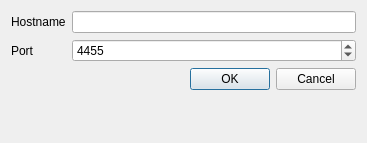
<?xml version="1.0" encoding="UTF-8"?>
<ui version="4.0">
 <class>ConnectDialog</class>
 <widget class="QDialog" name="ConnectDialog">
  <property name="geometry">
   <rect>
    <x>0</x>
    <y>0</y>
    <width>367</width>
    <height>143</height>
   </rect>
  </property>
  <property name="windowTitle">
   <string>Connect to...</string>
  </property>
  <layout class="QFormLayout" name="formLayout">
   <property name="fieldGrowthPolicy">
    <enum>QFormLayout::AllNonFixedFieldsGrow</enum>
   </property>
   <item row="0" column="0">
    <widget class="QLabel" name="label">
     <property name="text">
      <string>Hostname</string>
     </property>
    </widget>
   </item>
   <item row="0" column="1">
    <widget class="QLineEdit" name="hostname"/>
   </item>
   <item row="2" column="0" colspan="2">
    <widget class="QDialogButtonBox" name="buttonBox">
     <property name="orientation">
      <enum>Qt::Horizontal</enum>
     </property>
     <property name="standardButtons">
      <set>QDialogButtonBox::Cancel|QDialogButtonBox::Ok</set>
     </property>
    </widget>
   </item>
   <item row="1" column="0">
    <widget class="QLabel" name="label_2">
     <property name="text">
      <string>Port</string>
     </property>
    </widget>
   </item>
   <item row="1" column="1">
    <widget class="QSpinBox" name="port">
     <property name="maximum">
      <number>65535</number>
     </property>
     <property name="value">
      <number>4455</number>
     </property>
    </widget>
   </item>
  </layout>
 </widget>
 <tabstops>
  <tabstop>hostname</tabstop>
  <tabstop>port</tabstop>
  <tabstop>buttonBox</tabstop>
 </tabstops>
 <resources/>
 <connections>
  <connection>
   <sender>buttonBox</sender>
   <signal>accepted()</signal>
   <receiver>ConnectDialog</receiver>
   <slot>accept()</slot>
   <hints>
    <hint type="sourcelabel">
     <x>257</x>
     <y>89</y>
    </hint>
    <hint type="destinationlabel">
     <x>157</x>
     <y>274</y>
    </hint>
   </hints>
  </connection>
  <connection>
   <sender>buttonBox</sender>
   <signal>rejected()</signal>
   <receiver>ConnectDialog</receiver>
   <slot>reject()</slot>
   <hints>
    <hint type="sourcelabel">
     <x>325</x>
     <y>89</y>
    </hint>
    <hint type="destinationlabel">
     <x>286</x>
     <y>274</y>
    </hint>
   </hints>
  </connection>
  <connection>
   <sender>hostname</sender>
   <signal>textEdited(QString)</signal>
   <receiver>ConnectDialog</receiver>
   <slot>hostnameEdited()</slot>
   <hints>
    <hint type="sourcelabel">
     <x>185</x>
     <y>25</y>
    </hint>
    <hint type="destinationlabel">
     <x>115</x>
     <y>48</y>
    </hint>
   </hints>
  </connection>
 </connections>
 <slots>
  <slot>hostnameEdited()</slot>
 </slots>
</ui>
